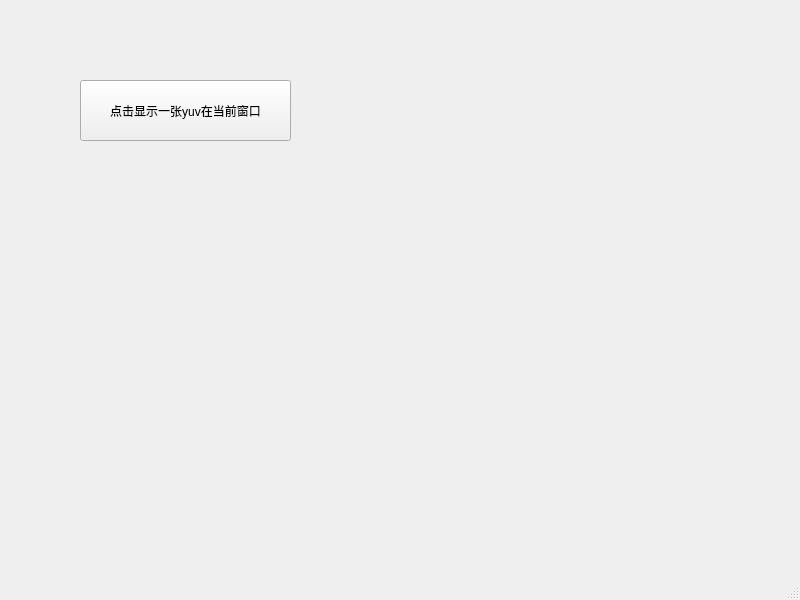
<?xml version="1.0" encoding="UTF-8"?>
<ui version="4.0">
 <class>MainWindow</class>
 <widget class="QMainWindow" name="MainWindow">
  <property name="geometry">
   <rect>
    <x>0</x>
    <y>0</y>
    <width>800</width>
    <height>600</height>
   </rect>
  </property>
  <property name="windowTitle">
   <string>MainWindow</string>
  </property>
  <widget class="QWidget" name="centralwidget">
   <widget class="QPushButton" name="pushButton">
    <property name="geometry">
     <rect>
      <x>80</x>
      <y>80</y>
      <width>211</width>
      <height>61</height>
     </rect>
    </property>
    <property name="text">
     <string>点击显示一张yuv在当前窗口</string>
    </property>
   </widget>
  </widget>
  <widget class="QMenuBar" name="menubar">
   <property name="geometry">
    <rect>
     <x>0</x>
     <y>0</y>
     <width>800</width>
     <height>37</height>
    </rect>
   </property>
  </widget>
  <widget class="QStatusBar" name="statusbar"/>
 </widget>
 <resources/>
 <connections/>
</ui>
